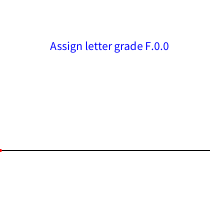
Frame 1 (no input)
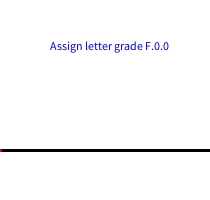
Frame 60 (the mouse pressed at the canvas centre just before this capture)
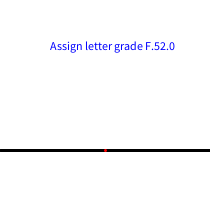
Frame 120 (the mouse held since frame 60 and released just before this capture)

The Processing sketch that drew these frames (run headless with seeded random() and noise(); from frame 60 on, the mouse is pressed at the canvas centre):

// Processing sketch: grade_thing
// ── grade_thing.pde
void setup() {
  size(210, 200);
}
void draw() {
  background(255);
  stroke(0);
  line(0, 150, width, 150);
  stroke(255, 0, 0);
  strokeWeight(3);
  point(mouseX, 150);
  fill(0, 0, 255);
  displayGrade(mouseX/2);
}

void displayGrade(float grade) {
  
  if (grade>=94) {
    text("Assign letter grade A." + grade, 50, 50);
  } else if (grade<94 && grade>=90) {
    text("Assign letter grade A-." + grade, 50, 50);
  } else if (grade<89 && grade>=86) {
    text("Assign letter grade B+." + grade, 50, 50);
  } else if (grade<86 && grade>=82) {
    text("Assign letter grade B." + grade, 50, 50);
  } else if (grade<82 && grade>=79) {
    text("Assign letter grade B-." + grade, 50, 50);
  } else if (grade<79 && grade>=76) {
    text("Assign letter grade C+." + grade, 50, 50);
  } else if (grade<76 && grade>=73) {
    text("Assign letter grade C." + grade, 50, 50);
  } else if (grade<73 && grade>=69) {
    text("Assign letter grade C-." + grade, 50, 50);
  } else if (grade<69 && grade>=66) {
    text("Assign letter grade D+" + grade, 50, 50);
  } else if (grade<66 && grade>=63) {
    text("Assign letter grade D." + grade, 50, 50);
  } else if (grade<63 && grade>=61) {
    text("Assign letter grade D-." + grade, 50, 50);
  } else
    text("Assign letter grade F." + grade, 50, 50);
}
